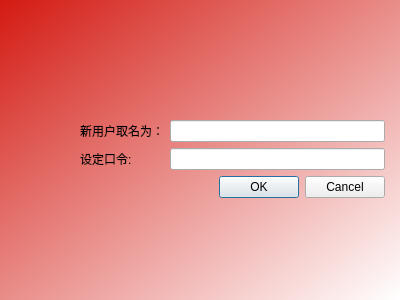
<?xml version="1.0" encoding="UTF-8"?>
<ui version="4.0">
 <class>add_admin</class>
 <widget class="QWidget" name="add_admin">
  <property name="geometry">
   <rect>
    <x>0</x>
    <y>0</y>
    <width>400</width>
    <height>300</height>
   </rect>
  </property>
  <property name="windowTitle">
   <string>Form</string>
  </property>
  <widget class="QWidget" name="formLayoutWidget">
   <property name="geometry">
    <rect>
     <x>80</x>
     <y>120</y>
     <width>305</width>
     <height>111</height>
    </rect>
   </property>
   <layout class="QFormLayout" name="formLayout">
    <item row="0" column="0">
     <widget class="QLabel" name="label">
      <property name="text">
       <string>新用户取名为：</string>
      </property>
     </widget>
    </item>
    <item row="0" column="1">
     <widget class="QLineEdit" name="lineEdit"/>
    </item>
    <item row="1" column="0">
     <widget class="QLabel" name="label_2">
      <property name="text">
       <string>设定口令:</string>
      </property>
     </widget>
    </item>
    <item row="1" column="1">
     <widget class="QLineEdit" name="lineEdit_2">
      <property name="alignment">
       <set>Qt::AlignBottom|Qt::AlignHCenter</set>
      </property>
     </widget>
    </item>
    <item row="2" column="0">
     <layout class="QVBoxLayout" name="verticalLayout"/>
    </item>
    <item row="2" column="1">
     <widget class="QDialogButtonBox" name="buttonBox">
      <property name="standardButtons">
       <set>QDialogButtonBox::Cancel|QDialogButtonBox::Ok</set>
      </property>
     </widget>
    </item>
   </layout>
  </widget>
  <widget class="QLabel" name="label_3">
   <property name="geometry">
    <rect>
     <x>0</x>
     <y>0</y>
     <width>400</width>
     <height>300</height>
    </rect>
   </property>
   <property name="styleSheet">
    <string notr="true">background-color: qlineargradient(spread:reflect, x1:0, y1:0, x2:1, y2:1, stop:0 rgba(211, 26, 18, 255), stop:1 rgba(255, 255, 255, 255));</string>
   </property>
   <property name="text">
    <string/>
   </property>
  </widget>
  <zorder>label_3</zorder>
  <zorder>formLayoutWidget</zorder>
 </widget>
 <resources/>
 <connections/>
</ui>
